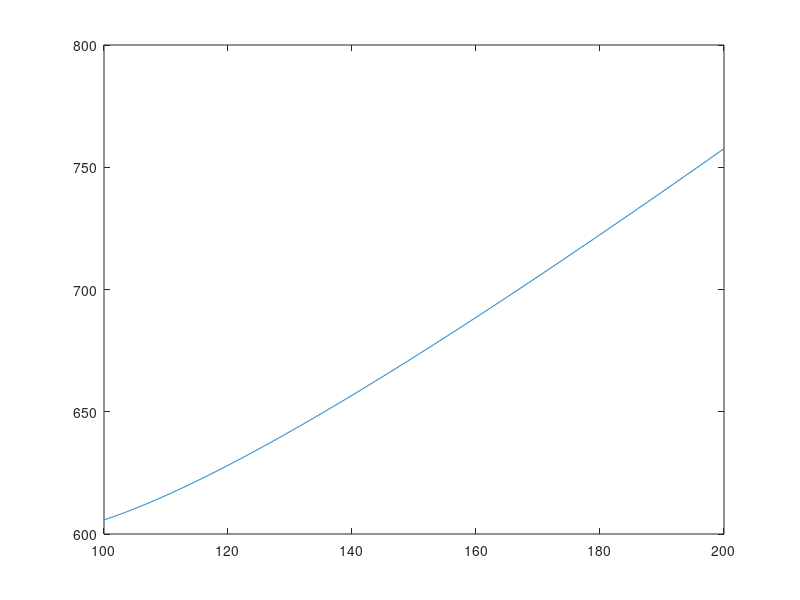

This chart was generated by the following MATLAB code:
clear all
close all

T1 = 300;
T2 = 16;
D = 100:0.1:200;

C1 = T1*2;
C2 = T2*2;
R1 = C1/2/pi;
R2 = C2/2/pi;
phi = tan((R1-R2)./D);
L1 = (pi+phi*2)*R1;
L2 = (pi-phi*2)*R2;
xP1 = R1*sin(phi);
yP1 = R1*cos(phi);
xP2 = R2*sin(phi);
yP2 = R2*cos(phi);
dx = D-xP1+xP2;
dy = yP1-yP2;
L3 = sqrt(dx.^2+dy.^2);
L = L1+L2+L3*2;

figure
plot(D,L)



